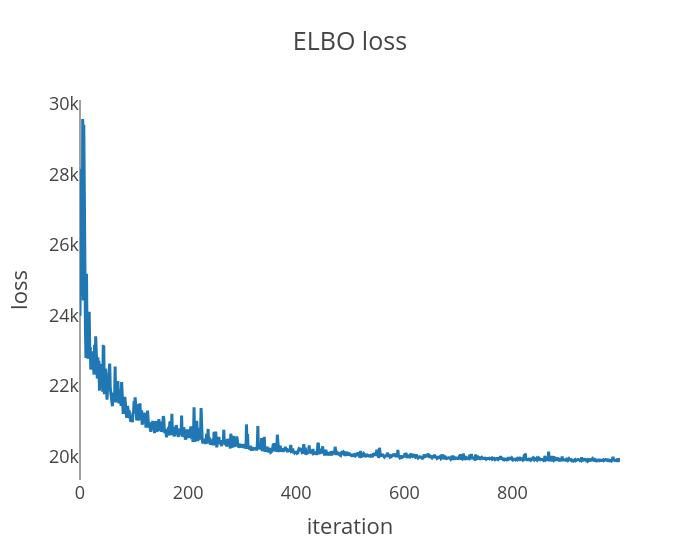
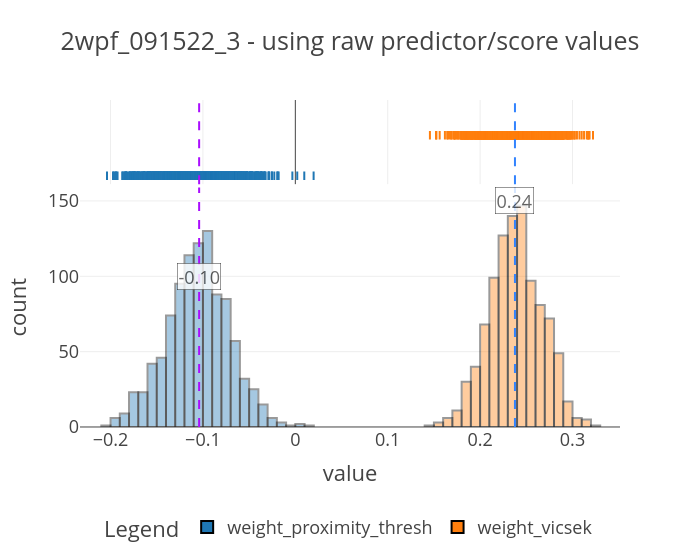
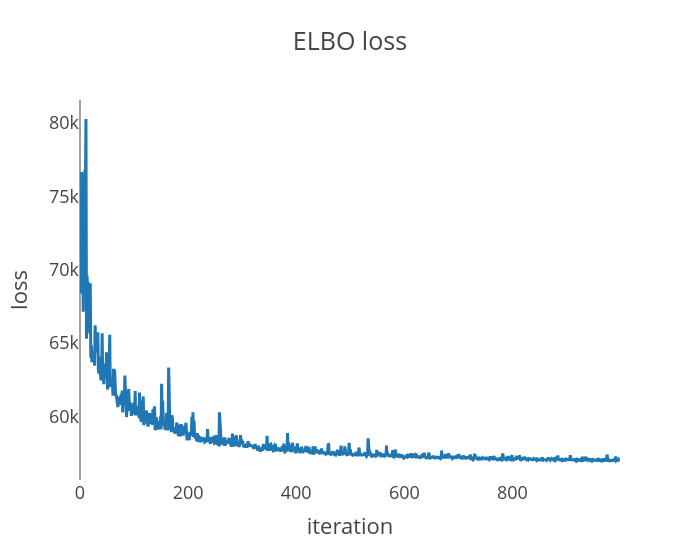
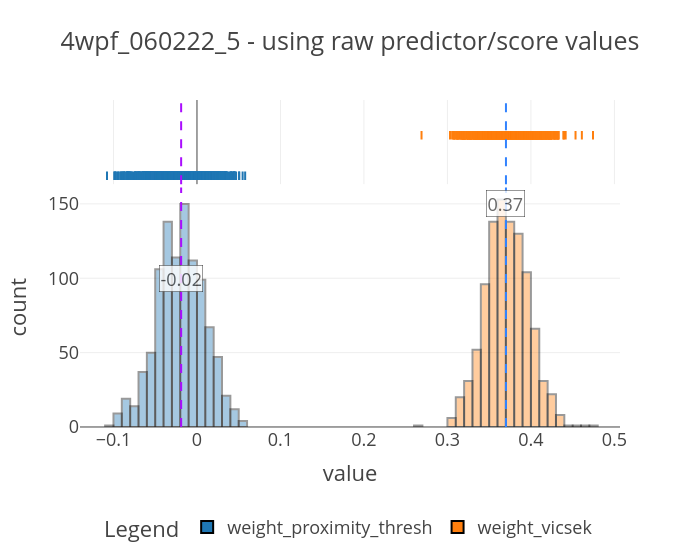

Source (notebook cell) for these figures, in order:
### Code cell
for exp in exp_wise_derivedDF.keys():
    print("-"*50)
    print(f"Starting inference : {exp}")
    print("-"*50)
    predictors, score = get_tensors_for_inference(
        exp_wise_derivedDF[exp], predictor_names=predictor_names, score_names=score_names
    )
    plot_density(predictors, score, exp)
    
    model = FishModel(predictors, score)
    guide, samples = run_svi_and_get_samples(
        model, predictors, score, verbose=True, num_samples=1000, num_svi_iters=1000
    )
    ft.plot_coefs(samples, f"{exp} - using raw predictor/score values", nbins=100)

    evaluate_performance(
        model, guide, predictors, score, num_samples=100, sampling_fraction=0.5
    )

    #save samples to dict
    coefficients_raw[exp] = samples

### Figure 1 — Plotly figure (JSON) as saved in the notebook; plotly's stock layout.template omitted (floating-point values rounded to 4 significant figures; data arrays with more than 128 entries replaced by an {"elided": "..."} marker saying what was removed)
{"data": [{"hovertemplate": "x=%{x}<br>y=%{y}<extra></extra>", "legendgroup": "", "line": {"color": "#1F77B4", "dash": "solid"}, "marker": {"symbol": "circle"}, "mode": "lines", "name": "", "orientation": "v", "showlegend": false, "type": "scatter", "x": {"elided": "1000 int values"}, "xaxis": "x", "y": {"elided": "1000 float values"}, "yaxis": "y"}], "layout": {"legend": {"tracegroupgap": 0}, "title": {"text": "ELBO loss"}, "width": 700, "xaxis": {"anchor": "y", "domain": [0, 1], "showgrid": false, "title": {"text": "iteration"}}, "yaxis": {"anchor": "x", "domain": [0, 1], "showgrid": false, "title": {"text": "loss"}}}}

### Figure 2 — Plotly figure (JSON) as saved in the notebook; plotly's stock layout.template omitted (floating-point values rounded to 4 significant figures; data arrays with more than 128 entries replaced by an {"elided": "..."} marker saying what was removed)
{"data": [{"alignmentgroup": "True", "bingroup": "x", "hovertemplate": "coefficient=weight_proximity_thresh<br>value=%{x}<br>count=%{y}<extra></extra>", "legendgroup": "weight_proximity_thresh", "marker": {"color": "#1F77B4", "line": {"color": "Black", "width": 2}, "opacity": 0.4, "pattern": {"shape": ""}}, "name": "weight_proximity_thresh", "nbinsx": 100, "offsetgroup": "weight_proximity_thresh", "orientation": "v", "showlegend": true, "type": "histogram", "x": {"elided": "1000 float values"}, "xaxis": "x", "yaxis": "y"}, {"alignmentgroup": "True", "boxpoints": "all", "fillcolor": "rgba(255,255,255,0)", "hoveron": "points", "hovertemplate": "coefficient=weight_proximity_thresh<br>value=%{x}<extra></extra>", "jitter": 0, "legendgroup": "weight_proximity_thresh", "line": {"color": "rgba(255,255,255,0)"}, "marker": {"color": "#1F77B4", "line": {"color": "Black", "width": 2}, "symbol": "line-ns-open"}, "name": "weight_proximity_thresh", "offsetgroup": "weight_proximity_thresh", "showlegend": false, "type": "box", "x": {"elided": "1000 float values"}, "xaxis": "x2", "yaxis": "y2"}, {"alignmentgroup": "True", "bingroup": "x", "hovertemplate": "coefficient=weight_vicsek<br>value=%{x}<br>count=%{y}<extra></extra>", "legendgroup": "weight_vicsek", "marker": {"color": "#FF7F0E", "line": {"color": "Black", "width": 2}, "opacity": 0.4, "pattern": {"shape": ""}}, "name": "weight_vicsek", "nbinsx": 100, "offsetgroup": "weight_vicsek", "orientation": "v", "showlegend": true, "type": "histogram", "x": {"elided": "1000 float values"}, "xaxis": "x", "yaxis": "y"}, {"alignmentgroup": "True", "boxpoints": "all", "fillcolor": "rgba(255,255,255,0)", "hoveron": "points", "hovertemplate": "coefficient=weight_vicsek<br>value=%{x}<extra></extra>", "jitter": 0, "legendgroup": "weight_vicsek", "line": {"color": "rgba(255,255,255,0)"}, "marker": {"color": "#FF7F0E", "line": {"color": "Black", "width": 2}, "symbol": "line-ns-open"}, "name": "weight_vicsek", "offsetgroup": "weight_vicsek", "showlegend": false, "type": "box", "x": {"elided": "1000 float values"}, "xaxis": "x2", "yaxis": "y2"}], "layout": {"annotations": [{"bgcolor": "white", "bordercolor": "black", "borderwidth": 0.5, "opacity": 0.8, "showarrow": false, "text": "-0.10", "x": -0.1041, "y": 100}, {"bgcolor": "white", "bordercolor": "black", "borderwidth": 0.5, "opacity": 0.8, "showarrow": false, "text": "0.24", "x": 0.2377, "y": 150}], "barmode": "overlay", "legend": {"orientation": "h", "title": {"text": "Legend"}, "tracegroupgap": 0, "x": 0.5, "xanchor": "center", "y": -0.25, "yanchor": "top"}, "shapes": [{"line": {"color": "#AA0DFE", "dash": "dash"}, "name": "Median (-0.10411547124385834)", "type": "line", "x0": -0.1041, "x1": -0.1041, "xref": "x", "y0": 0, "y1": 1, "yref": "y domain"}, {"line": {"color": "#AA0DFE", "dash": "dash"}, "name": "Median (-0.10411547124385834)", "type": "line", "x0": -0.1041, "x1": -0.1041, "xref": "x2", "y0": 0, "y1": 1, "yref": "y2 domain"}, {"line": {"color": "#3283FE", "dash": "dash"}, "name": "Median (0.23772695660591125)", "type": "line", "x0": 0.2377, "x1": 0.2377, "xref": "x", "y0": 0, "y1": 1, "yref": "y domain"}, {"line": {"color": "#3283FE", "dash": "dash"}, "name": "Median (0.23772695660591125)", "type": "line", "x0": 0.2377, "x1": 0.2377, "xref": "x2", "y0": 0, "y1": 1, "yref": "y2 domain"}], "title": {"text": "2wpf_091522_3 - using raw predictor/score values"}, "width": 700, "xaxis": {"anchor": "y", "domain": [0, 1], "title": {"text": "value"}}, "xaxis2": {"anchor": "y2", "domain": [0, 1], "matches": "x", "showgrid": true, "showticklabels": false}, "yaxis": {"anchor": "x", "domain": [0, 0.7326], "title": {"text": "count"}}, "yaxis2": {"anchor": "x2", "domain": [0.7426, 1], "matches": "y2", "showgrid": false, "showline": false, "showticklabels": false, "ticks": ""}}}

### Figure 3 — Plotly figure (JSON) as saved in the notebook; plotly's stock layout.template omitted (floating-point values rounded to 4 significant figures; data arrays with more than 128 entries replaced by an {"elided": "..."} marker saying what was removed)
{"data": [{"hovertemplate": "x=%{x}<br>y=%{y}<extra></extra>", "legendgroup": "", "line": {"color": "#1F77B4", "dash": "solid"}, "marker": {"symbol": "circle"}, "mode": "lines", "name": "", "orientation": "v", "showlegend": false, "type": "scatter", "x": {"elided": "1000 int values"}, "xaxis": "x", "y": {"elided": "1000 float values"}, "yaxis": "y"}], "layout": {"legend": {"tracegroupgap": 0}, "title": {"text": "ELBO loss"}, "width": 700, "xaxis": {"anchor": "y", "domain": [0, 1], "showgrid": false, "title": {"text": "iteration"}}, "yaxis": {"anchor": "x", "domain": [0, 1], "showgrid": false, "title": {"text": "loss"}}}}

### Figure 4 — Plotly figure (JSON) as saved in the notebook; plotly's stock layout.template omitted (floating-point values rounded to 4 significant figures; data arrays with more than 128 entries replaced by an {"elided": "..."} marker saying what was removed)
{"data": [{"alignmentgroup": "True", "bingroup": "x", "hovertemplate": "coefficient=weight_proximity_thresh<br>value=%{x}<br>count=%{y}<extra></extra>", "legendgroup": "weight_proximity_thresh", "marker": {"color": "#1F77B4", "line": {"color": "Black", "width": 2}, "opacity": 0.4, "pattern": {"shape": ""}}, "name": "weight_proximity_thresh", "nbinsx": 100, "offsetgroup": "weight_proximity_thresh", "orientation": "v", "showlegend": true, "type": "histogram", "x": {"elided": "1000 float values"}, "xaxis": "x", "yaxis": "y"}, {"alignmentgroup": "True", "boxpoints": "all", "fillcolor": "rgba(255,255,255,0)", "hoveron": "points", "hovertemplate": "coefficient=weight_proximity_thresh<br>value=%{x}<extra></extra>", "jitter": 0, "legendgroup": "weight_proximity_thresh", "line": {"color": "rgba(255,255,255,0)"}, "marker": {"color": "#1F77B4", "line": {"color": "Black", "width": 2}, "symbol": "line-ns-open"}, "name": "weight_proximity_thresh", "offsetgroup": "weight_proximity_thresh", "showlegend": false, "type": "box", "x": {"elided": "1000 float values"}, "xaxis": "x2", "yaxis": "y2"}, {"alignmentgroup": "True", "bingroup": "x", "hovertemplate": "coefficient=weight_vicsek<br>value=%{x}<br>count=%{y}<extra></extra>", "legendgroup": "weight_vicsek", "marker": {"color": "#FF7F0E", "line": {"color": "Black", "width": 2}, "opacity": 0.4, "pattern": {"shape": ""}}, "name": "weight_vicsek", "nbinsx": 100, "offsetgroup": "weight_vicsek", "orientation": "v", "showlegend": true, "type": "histogram", "x": {"elided": "1000 float values"}, "xaxis": "x", "yaxis": "y"}, {"alignmentgroup": "True", "boxpoints": "all", "fillcolor": "rgba(255,255,255,0)", "hoveron": "points", "hovertemplate": "coefficient=weight_vicsek<br>value=%{x}<extra></extra>", "jitter": 0, "legendgroup": "weight_vicsek", "line": {"color": "rgba(255,255,255,0)"}, "marker": {"color": "#FF7F0E", "line": {"color": "Black", "width": 2}, "symbol": "line-ns-open"}, "name": "weight_vicsek", "offsetgroup": "weight_vicsek", "showlegend": false, "type": "box", "x": {"elided": "1000 float values"}, "xaxis": "x2", "yaxis": "y2"}], "layout": {"annotations": [{"bgcolor": "white", "bordercolor": "black", "borderwidth": 0.5, "opacity": 0.8, "showarrow": false, "text": "-0.02", "x": -0.01896, "y": 100}, {"bgcolor": "white", "bordercolor": "black", "borderwidth": 0.5, "opacity": 0.8, "showarrow": false, "text": "0.37", "x": 0.3701, "y": 150}], "barmode": "overlay", "legend": {"orientation": "h", "title": {"text": "Legend"}, "tracegroupgap": 0, "x": 0.5, "xanchor": "center", "y": -0.25, "yanchor": "top"}, "shapes": [{"line": {"color": "#AA0DFE", "dash": "dash"}, "name": "Median (-0.018960529938340187)", "type": "line", "x0": -0.01896, "x1": -0.01896, "xref": "x", "y0": 0, "y1": 1, "yref": "y domain"}, {"line": {"color": "#AA0DFE", "dash": "dash"}, "name": "Median (-0.018960529938340187)", "type": "line", "x0": -0.01896, "x1": -0.01896, "xref": "x2", "y0": 0, "y1": 1, "yref": "y2 domain"}, {"line": {"color": "#3283FE", "dash": "dash"}, "name": "Median (0.3701038956642151)", "type": "line", "x0": 0.3701, "x1": 0.3701, "xref": "x", "y0": 0, "y1": 1, "yref": "y domain"}, {"line": {"color": "#3283FE", "dash": "dash"}, "name": "Median (0.3701038956642151)", "type": "line", "x0": 0.3701, "x1": 0.3701, "xref": "x2", "y0": 0, "y1": 1, "yref": "y2 domain"}], "title": {"text": "4wpf_060222_5 - using raw predictor/score values"}, "width": 700, "xaxis": {"anchor": "y", "domain": [0, 1], "title": {"text": "value"}}, "xaxis2": {"anchor": "y2", "domain": [0, 1], "matches": "x", "showgrid": true, "showticklabels": false}, "yaxis": {"anchor": "x", "domain": [0, 0.7326], "title": {"text": "count"}}, "yaxis2": {"anchor": "x2", "domain": [0.7426, 1], "matches": "y2", "showgrid": false, "showline": false, "showticklabels": false, "ticks": ""}}}
